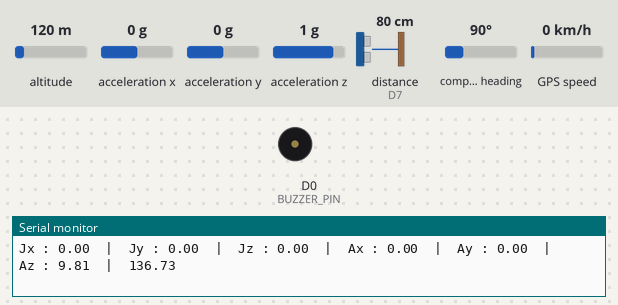
A sketch run on a simulated ESP8266 (NodeMCU). On the bench: buzzer (waves = sounding, pin HIGH), the last lines printed to the serial monitor. The test bench sets the inputs (shaded band); at power-on: acceleration z 1 g, acceleration x 0 g, acceleration y 0 g, altitude 120 m, distance to the obstacle (sensor on D7) 80 cm, compass heading 90°, GPS speed 0 km/h. The echo pulse lasts 58.3 µs per cm; WiFi joins after 1.5 s; servers stay silent unless stated; the GPS gets a fix after 3 s at 37.7749, -122.4194 with 8 satellites.

Above: at 2.7 s.
2.8 s: acceleration z set to -1.4 g
At 2.95 s:
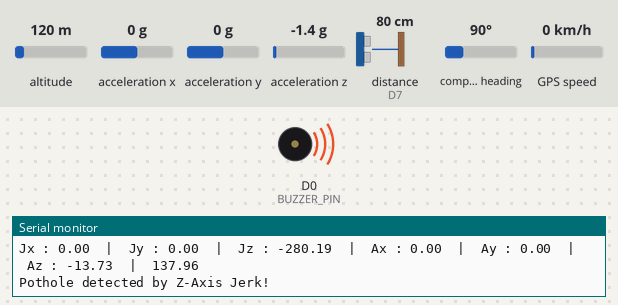
4.4 s: acceleration z set to -0.8 g
8.5 s: acceleration x set to 0.8 g
12.6 s: acceleration y set to 0.8 g
Timing chart, 0 to 15.6 s (numbered marks = the images above; inputs shaded):
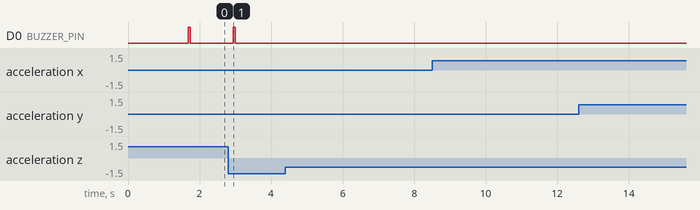

Measured:
- after the input at 2.8 s, D0 (BUZZER_PIN): LOW → HIGH after 0.15 s, → LOW 0.05 s later

The sketch:

main.ino
```cpp
#include <Wire.h>
#include <Adafruit_ADXL345_U.h>
#include <NewPing.h>
#include <ESP8266WiFi.h>
#include <SoftwareSerial.h>
#include <TinyGPS++.h>

#define TRIG_PIN D3  // Trig pin for ultrasonic sensor
#define ECHO_PIN D7 // Echo pin for ultrasonic sensor
#define BUZZER_PIN D0 // Pin for the buzzer
#define GPSRX_SDA D5 // Maximum distance to measure (in cm)
#define GPSTX_SCL D6 // Maximum distance to measure (in cm)
#define MAX_DISTANCE 200 // Maximum distance to measure (in cm)

Adafruit_ADXL345_Unified accel = Adafruit_ADXL345_Unified(12345);
NewPing sonar(TRIG_PIN, ECHO_PIN, MAX_DISTANCE);

TinyGPSPlus gps;  // The TinyGPS++ object
SoftwareSerial ss(GPSRX_SDA, GPSTX_SCL);  // The serial connection to the GPS device

float latitude, longitude;
int year, month, date, hour, minute, second;
String date_str, time_str, lat_str, lng_str;
int pm;

// Variables for jerk calculation
float prevAccX = 0;    // Previous X-axis acceleration
float prevAccY = 0;    // Previous Y-axis acceleration
float prevAccZ = 0;    // Previous Z-axis acceleration
unsigned long prevTime = 0; // Previous time
unsigned long jerkTimeThreshold = 50; // Threshold to check the jerk in a short time (50ms)

// Dynamic baseline vibration variables
float baselineVibrationZ = 0; // Dynamic baseline for Z-axis vibration
float decayFactor = 0.9; // Decay factor to smooth out baseline changes
float jerkZThreshold = 130.0; // Threshold for Z-axis jerk detection, adjusted to 150 by default

// WiFi credentials
const char* ssid = "Airtel_mant_2587";
const char* password = "Air@43794";

void setup() {
  Serial.begin(9600);  // Initialize serial communication for debugging
  ss.begin(9600);
  Serial.println("Starting...");

  //Connect to WiFi
  Serial.println();
  Serial.print("Connecting to ");
  Serial.println(ssid);
  WiFi.begin(ssid, password);

  while (WiFi.status() != WL_CONNECTED)
  {
    delay(500);
    Serial.print(".");
  }

  Serial.println("");
  Serial.println("WiFi connected");
  Serial.println("Server started");
  // Print the IP address
  Serial.println(WiFi.localIP());

  // Initialize the accelerometer
  if (!accel.begin(0x53)) {
    Serial.println("Failed to initialize ADXL345!");
    while (1);
  }
  accel.setRange(ADXL345_RANGE_16_G); // Set range to detect sudden shocks (16G)

  // Initialize ultrasonic sensor pins
  pinMode(TRIG_PIN, OUTPUT);
  pinMode(ECHO_PIN, INPUT);
  pinMode(BUZZER_PIN, OUTPUT); // Set buzzer pin as output

  Serial.println("Pothole Detection System with Dynamic Vibration Adjustment Initialized");
  prevTime = millis(); // Initialize time tracking

  // Initialize ESP8266 and connect to WiFi
  // initESP8266();
}

// void initESP8266() {
//   // Send AT commands to ESP8266 to connect to WiFi
//   Serial.println("AT");
//   delay(1000);

//   Serial.println("AT+CWMODE=1");  // Set WiFi mode to station mode
//   delay(1000);

//   Serial.print("AT+CWJAP=\"");
//   Serial.print(ssid);
//   Serial.print("\",\"");
//   Serial.print(password);
//   Serial.println("\"");

//   delay(5000); // Allow time to connect to WiFi

//   Serial.println("ESP8266 Initialization Complete");
// }

void loop() {

  while (ss.available() > 0){
    if (gps.encode(ss.read())){

      if (gps.location.isValid()){
        latitude = gps.location.lat();
        lat_str = String(latitude, 6);
        longitude = gps.location.lng();
        lng_str = String(longitude, 6);
      }

      if (gps.date.isValid()){
        date_str = "";
        date = gps.date.day();
        month = gps.date.month();
        year = gps.date.year();

        if (date < 10) date_str = '0';
        date_str += String(date);
        date_str += " / ";
        if (month < 10) date_str += '0';
        date_str += String(month);
        date_str += " / ";
        if (year < 10) date_str += '0';
        date_str += String(year);
      }

      if (gps.time.isValid()){
        time_str = "";
        hour = gps.time.hour();
        minute = gps.time.minute();
        second = gps.time.second();
        minute = (minute + 30);
        if (minute > 59){
          minute = minute - 60;
          hour = hour + 1;
        }

        hour = (hour + 5);
        if (hour > 23) hour = hour - 24;
        if (hour >= 12)
          pm = 1;
        else
          pm = 0;
        hour = hour % 12;
        if (hour < 10) time_str = '0';
        time_str += String(hour);
        time_str += " : ";
        if (minute < 10) time_str += '0';
        time_str += String(minute);
        time_str += " : ";
        if (second < 10) time_str += '0';
        time_str += String(second);
        if (pm == 1)
          time_str += " PM ";
        else
          time_str += " AM ";
      }

    }
  }

  sensors_event_t event;
  accel.getEvent(&event);

  // Get current time
  unsigned long currentTime = millis();

  // Only calculate jerk if a short time (50ms) has passed
  if (currentTime - prevTime >= jerkTimeThreshold) {
    float dt = (currentTime - prevTime) / 1000.0; // Time interval in seconds

    // Get current accelerations
    float currentAccX = event.acceleration.x;
    float currentAccY = event.acceleration.y;
    float currentAccZ = event.acceleration.z;

    // Update dynamic baseline vibration using a decay factor
    baselineVibrationZ = (baselineVibrationZ * decayFactor) + (abs(currentAccZ) * (1 - decayFactor));

    // Jerk calculation for the X, Y, and Z axes (vertical movement)
    float jerkX = (currentAccX - prevAccX) / dt;
    float jerkY = (currentAccY - prevAccY) / dt;
    float jerkZ = (currentAccZ - prevAccZ) / dt;

    // Print jerk and acceleration values
    Serial.print("Jx : ");
    Serial.print(jerkX);
    Serial.print("\t|\t");
    Serial.print("Jy : ");
    Serial.print(jerkY);
    Serial.print("\t|\t");
    Serial.print("Jz : ");
    Serial.print(jerkZ);
    Serial.print("\t|\t");

    Serial.print("Ax : ");
    Serial.print(currentAccX);
    Serial.print("\t|\t");
    Serial.print("Ay : ");
    Serial.print(currentAccY);
    Serial.print("\t|\t");
    Serial.print("Az : ");
    Serial.print(currentAccZ);
    Serial.print("\t|  ");
    Serial.print((baselineVibrationZ + jerkZThreshold));
    Serial.println();

    // Check for high Z-axis jerk, filtering out baseline vibration
    if (abs(jerkZ) > (baselineVibrationZ + jerkZThreshold)) { // Using jerkZThreshold variable
      Serial.println("Pothole detected by Z-Axis Jerk!");

      // Turn on the buzzer for 50 milliseconds
      digitalWrite(BUZZER_PIN, HIGH); // Turn on buzzer
      delay(50); // Wait for 50ms
      digitalWrite(BUZZER_PIN, LOW); // Turn off buzzer

      // Measure the pothole depth using the ultrasonic sensor
      // delay(50); // Short delay to stabilize reading
      float depth = sonar.ping_cm();

      if (depth > 0) {
        Serial.println("-----------------------------");
        Serial.print("Pothole Depth: ");
        Serial.print(depth);
        Serial.println(" cm");
        Serial.print("Lat : ");
        Serial.println(lat_str);
        Serial.print("Long : ");
        Serial.println(lng_str);
        Serial.print("Date : ");
        Serial.println(date_str);
        Serial.print("Time : ");
        Serial.println(time_str);
      } else {
        Serial.println("Depth not measurable");
      }

      // Send data to server (lat, long) once pothole is detected
      sendDataToServer();
    }

    // Update previous acceleration and time for the next iteration
    prevAccX = currentAccX;
    prevAccY = currentAccY;
    prevAccZ = currentAccZ;
    prevTime = currentTime;
  }

  delay(50); // Small delay to give time for the system to stabilize between loops
}

void sendDataToServer() {
  // Function to send latitude and longitude using ESP8266
  // (You can add this based on GPS integration in the next steps)
}\
```
